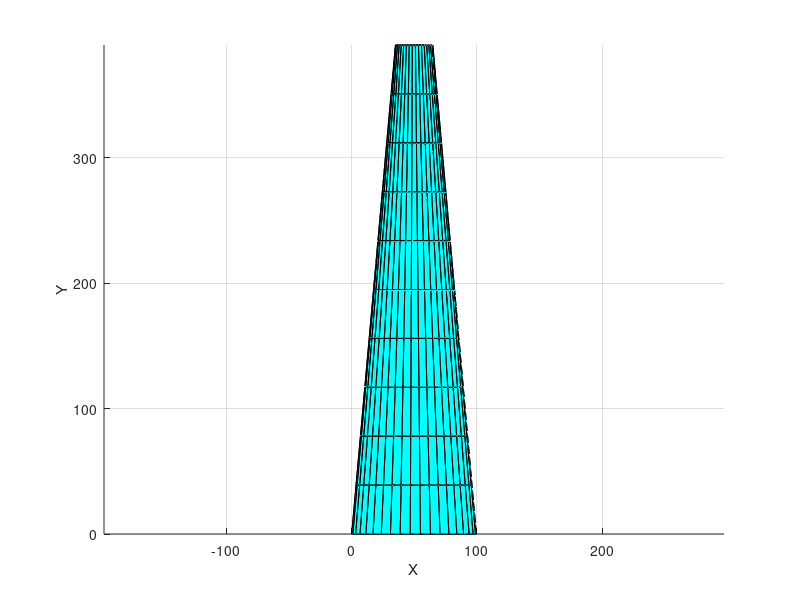

The MATLAB source for this figure:
% WingLoft Patch Plot
clear; close all; clc;

%% Vertices
V = [
99.5891 0 -7.83963
98.9077 0 -7.79933
96.8819 0 -7.67975
93.5669 0 -7.48544
89.0526 0 -7.22557
83.4616 0 -6.91462
76.9451 0 -6.57126
69.68 0 -6.21414
61.8641 0 -5.85555
53.712 0 -5.49412
45.4489 0 -5.11006
37.3045 0 -4.67482
29.4948 0 -4.25763
22.2391 0 -3.81078
15.7461 0 -3.24395
10.2022 0 -2.48415
5.76569 0 -1.48531
2.56219 0 -0.229865
0.681293 0 1.26835
0.136953 0 2.61321
1.06733 0 4.94123
3.28415 0 6.63911
6.78348 0 8.19837
11.461 0 9.49199
17.1802 0 10.4006
23.777 0 10.8213
31.0648 0 10.6797
38.8404 0 9.93825
46.894 0 8.63876
55.0204 0 6.95441
63.0031 0 4.98076
70.6294 0 2.81897
77.6969 0 0.58182
84.019 0 -1.6112
89.4298 0 -3.63702
93.7888 0 -5.37381
96.9839 0 -6.70943
98.9337 0 -7.55173
99.5891 0 -7.83963
96.1179 39 -2.72138
95.4844 39 -2.68834
93.601 39 -2.59028
90.519 39 -2.43098
86.3222 39 -2.21817
81.1243 39 -1.96427
75.066 39 -1.68541
68.3119 39 -1.39751
61.0458 39 -1.11063
53.467 39 -0.822231
45.785 39 -0.512851
38.2128 39 -0.154997
30.9518 39 0.189283
24.2054 39 0.564733
18.1672 39 1.05496
13.0102 39 1.72756
8.88117 39 2.62532
5.89696 39 3.76478
4.14083 39 5.13377
3.62737 39 6.37259
4.4808 39 8.51035
6.53249 39 10.0823
9.77703 39 11.5324
14.1181 39 12.744
19.4294 39 13.6068
25.5588 39 14.0256
32.3334 39 13.9313
39.5644 39 13.289
47.0566 39 12.1361
54.6184 39 10.6303
62.0481 39 8.85858
69.1474 39 6.91265
75.7277 39 4.89506
81.6148 39 2.91448
86.6542 39 1.08296
90.7144 39 -0.488516
93.6908 39 -1.69772
95.5073 39 -2.46058
96.1179 39 -2.72138
92.6467 78 2.39687
92.061 78 2.42265
90.3201 78 2.49918
87.4712 78 2.62348
83.5918 78 2.78923
78.787 78 2.98607
73.187 78 3.20045
66.9438 78 3.41911
60.2274 78 3.63428
53.222 78 3.84966
46.121 78 4.08436
39.1212 78 4.36482
32.4088 78 4.6362
26.1717 78 4.94025
20.5883 78 5.35386
15.8181 78 5.93927
11.9967 78 6.73595
9.23173 78 7.75942
7.60037 78 8.99918
7.11778 78 10.132
7.89428 78 12.0795
9.78082 78 13.5255
12.7706 78 14.8665
16.7751 78 15.9959
21.6785 78 16.8129
27.3406 78 17.2298
33.602 78 17.183
40.2884 78 16.6398
47.2192 78 15.6333
54.2164 78 14.3063
61.0931 78 12.7364
67.6654 78 11.0063
73.7584 78 9.2083
79.2107 78 7.44017
83.8785 78 5.80295
87.64 78 4.39678
90.3976 78 3.314
92.0808 78 2.63057
92.6467 78 2.39687
89.1754 117 7.51512
88.6377 117 7.53365
87.0392 117 7.58865
84.4234 117 7.67795
80.8614 117 7.79663
76.4497 117 7.93641
71.3079 117 8.0863
65.5757 117 8.23574
59.4091 117 8.37919
52.977 117 8.52155
46.457 117 8.68158
40.0295 117 8.88465
33.8658 117 9.08311
28.138 117 9.31576
23.0094 117 9.65277
18.6261 117 10.151
15.1121 117 10.8466
12.5665 117 11.7541
11.0599 117 12.8646
10.6082 117 13.8914
11.3078 117 15.6486
13.0292 117 16.9687
15.7641 117 18.2006
19.4322 117 19.2479
23.9276 117 20.019
29.1224 117 20.434
34.8706 117 20.4346
41.0125 117 19.9905
47.3819 117 19.1306
53.8144 117 17.9822
60.138 117 16.6142
66.1834 117 15.1
71.7892 117 13.5215
76.8065 117 11.9658
81.1029 117 10.5229
84.5655 117 9.28207
87.1045 117 8.32572
88.6544 117 7.72172
89.1754 117 7.51512
85.7042 156 12.6334
85.2144 156 12.6446
83.7583 156 12.6781
81.3756 156 12.7324
78.1309 156 12.804
74.1124 156 12.8868
69.4288 156 12.9722
64.2076 156 13.0524
58.5907 156 13.1241
52.7321 156 13.1934
46.7931 156 13.2788
40.9378 156 13.4045
35.3227 156 13.53
30.1042 156 13.6913
25.4305 156 13.9517
21.434 156 14.3627
18.2276 156 14.9572
15.9013 156 15.7487
14.5195 156 16.73
14.0986 156 17.6507
14.7212 156 19.2177
16.2775 156 20.4119
18.7577 156 21.5347
22.0893 156 22.4999
26.1768 156 23.2251
30.9043 156 23.6382
36.1392 156 23.6863
41.7365 156 23.3413
47.5445 156 22.6279
53.4125 156 21.6581
59.183 156 20.492
64.7014 156 19.1937
69.8199 156 17.8348
74.4024 156 16.4915
78.3272 156 15.2429
81.4911 156 14.1674
83.8114 156 13.3374
85.2279 156 12.8129
85.7042 156 12.6334
82.2329 195 17.7516
81.7911 195 17.7556
80.4774 195 17.7676
78.3278 195 17.7869
75.4005 195 17.8114
71.7751 195 17.8371
67.5498 195 17.858
62.8394 195 17.869
57.7723 195 17.869
52.4871 195 17.8653
47.1291 195 17.876
41.8462 195 17.9243
36.7797 195 17.9769
32.0705 195 18.0668
27.8516 195 18.2506
24.242 195 18.5744
21.3431 195 19.0678
19.236 195 19.7434
17.979 195 20.5954
17.589 195 21.4101
18.1347 195 22.7868
19.5258 195 23.8551
21.7512 195 24.8688
24.7464 195 25.7518
28.4259 195 26.4312
32.6861 195 26.8424
37.4078 195 26.9379
42.4606 195 26.692
47.7072 195 26.1252
53.0105 195 25.334
58.228 195 24.3699
63.2194 195 23.2874
67.8507 195 22.148
71.9982 195 21.0172
75.5516 195 19.9629
78.4167 195 19.0527
80.5183 195 18.3492
81.8015 195 17.904
82.2329 195 17.7516
78.7617 234 22.8699
78.3677 234 22.8666
77.1965 234 22.857
75.28 234 22.8413
72.6701 234 22.8188
69.4378 234 22.7874
65.6707 234 22.7439
61.4713 234 22.6856
56.954 234 22.6139
52.2421 234 22.5372
47.4652 234 22.4732
42.7545 234 22.4441
38.2367 234 22.4239
34.0368 234 22.4423
30.2727 234 22.5495
27.0499 234 22.7861
24.4586 234 23.1785
22.5708 234 23.738
21.4385 234 24.4608
21.0794 234 25.1695
21.5482 234 26.3559
22.7742 234 27.2983
24.7447 234 28.2029
27.4034 234 29.0038
30.675 234 29.6373
34.4679 234 30.0466
38.6765 234 30.1896
43.1846 234 30.0428
47.8698 234 29.6225
52.6085 234 29.01
57.273 234 28.2477
61.7374 234 27.3811
65.8815 234 26.4613
69.5941 234 25.5429
72.7759 234 24.6829
75.3423 234 23.938
77.2252 234 23.3609
78.375 234 22.9952
78.7617 234 22.8699
75.2905 273 27.9881
74.9444 273 27.9776
73.9156 273 27.9465
72.2322 273 27.8958
69.9397 273 27.8262
67.1005 273 27.7378
63.7917 273 27.6297
60.1032 273 27.5022
56.1356 273 27.3589
51.9972 273 27.2091
47.8012 273 27.0704
43.6629 273 26.9639
39.6937 273 26.8708
36.0031 273 26.8178
32.6938 273 26.8484
29.8579 273 26.9978
27.5741 273 27.2891
25.9056 273 27.7326
24.8981 273 28.3263
24.5698 273 28.9289
24.9617 273 29.925
26.0225 273 30.7415
27.7383 273 31.5369
30.0605 273 32.2558
32.9242 273 32.8434
36.2497 273 33.2508
39.9451 273 33.4413
43.9086 273 33.3935
48.0324 273 33.1198
52.2066 273 32.6859
56.318 273 32.1255
60.2554 273 31.4747
63.9122 273 30.7745
67.1899 273 30.0686
70.0003 273 29.4029
72.2678 273 28.8233
73.9321 273 28.3726
74.9486 273 28.0863
75.2905 273 27.9881
71.8192 312 33.1064
71.5211 312 33.0886
70.6348 312 33.036
69.1843 312 32.9503
67.2092 312 32.8336
64.7632 312 32.6881
61.9126 312 32.5156
58.7351 312 32.3189
55.3173 312 32.1038
51.7522 312 31.881
48.1373 312 31.6676
44.5712 312 31.4838
41.1507 312 31.3177
37.9694 312 31.1933
35.1149 312 31.1473
32.6658 312 31.2095
30.6896 312 31.3997
29.2403 312 31.7273
28.3576 312 32.1917
28.0603 312 32.6883
28.3751 312 33.4942
29.2708 312 34.1847
30.7318 312 34.871
32.7176 312 35.5077
35.1733 312 36.0495
38.0315 312 36.4551
41.2137 312 36.6929
44.6327 312 36.7443
48.1951 312 36.6171
51.8046 312 36.3618
55.363 312 36.0033
58.7734 312 35.5684
61.943 312 35.0877
64.7858 312 34.5943
67.2246 312 34.1229
69.1934 312 33.7085
70.6389 312 33.3843
71.5222 312 33.1775
71.8192 312 33.1064
68.348 351 38.2246
68.0978 351 38.1996
67.3539 351 38.1254
66.1365 351 38.0047
64.4788 351 37.841
62.4259 351 37.6385
60.0335 351 37.4014
57.367 351 37.1355
54.4989 351 36.8487
51.5072 351 36.5529
48.4733 351 36.2649
45.4796 351 36.0036
42.6076 351 35.7646
39.9356 351 35.5688
37.536 351 35.4462
35.4738 351 35.4212
33.805 351 35.5104
32.5751 351 35.7219
31.8172 351 36.0571
31.5507 351 36.4477
31.7886 351 37.0633
32.5192 351 37.6279
33.7254 351 38.2051
35.3747 351 38.7597
37.4224 351 39.2556
39.8133 351 39.6593
42.4823 351 39.9446
45.3567 351 40.0951
48.3577 351 40.1144
51.4026 351 40.0377
54.408 351 39.8811
57.2913 351 39.6621
59.9737 351 39.401
62.3816 351 39.1199
64.449 351 38.8428
66.119 351 38.5938
67.3458 351 38.396
68.0957 351 38.2686
68.348 351 38.2246
64.8767 390 43.3429
64.6744 390 43.3106
64.073 390 43.2149
63.0887 390 43.0592
61.7484 390 42.8485
60.0886 390 42.5888
58.1545 390 42.2873
55.9989 390 41.9521
53.6805 390 41.5936
51.2623 390 41.2248
48.8094 390 40.8621
46.3879 390 40.5234
44.0646 390 40.2115
41.9019 390 39.9443
39.9571 390 39.7451
38.2817 390 39.6329
36.9205 390 39.621
35.9099 390 39.7166
35.2767 390 39.9225
35.0411 390 40.207
35.2021 390 40.6324
35.7675 390 41.0711
36.7189 390 41.5392
38.0317 390 42.0117
39.6716 390 42.4617
41.5951 390 42.8635
43.7509 390 43.1962
46.0807 390 43.4458
48.5204 390 43.6117
51.0007 390 43.7137
53.453 390 43.759
55.8093 390 43.7558
58.0045 390 43.7142
59.9775 390 43.6456
61.6733 390 43.5628
63.0446 390 43.4791
64.0527 390 43.4077
64.6693 390 43.3598
64.8767 390 43.3429
64.8767 390 43.3429
64.6718 390 43.3352
64.0628 390 43.3113
63.0666 390 43.2692
61.7109 390 43.2056
60.033 390 43.1172
58.0795 390 43.0008
55.9041 390 42.8539
53.5667 390 42.6763
51.1315 390 42.4692
48.6649 390 42.2369
46.2343 390 41.9846
43.9078 390 41.7039
41.7485 390 41.4039
39.8143 390 41.1034
38.1567 390 40.8223
36.8197 390 40.5801
35.8387 390 40.3938
35.2394 390 40.2774
35.0411 390 40.207
35.2394 390 40.2774
35.8387 390 40.3938
36.8197 390 40.5801
38.1567 390 40.8223
39.8143 390 41.1034
41.7485 390 41.4039
43.9078 390 41.7039
46.2343 390 41.9846
48.6649 390 42.2369
51.1315 390 42.4692
53.5667 390 42.6763
55.9041 390 42.8539
58.0795 390 43.0008
60.033 390 43.1172
61.7109 390 43.2056
63.0666 390 43.2692
64.0628 390 43.3113
64.6718 390 43.3352
64.8767 390 43.3429
];

%% Faces
F = [
1 2 41 40 
2 3 42 41 
3 4 43 42 
4 5 44 43 
5 6 45 44 
6 7 46 45 
7 8 47 46 
8 9 48 47 
9 10 49 48 
10 11 50 49 
11 12 51 50 
12 13 52 51 
13 14 53 52 
14 15 54 53 
15 16 55 54 
16 17 56 55 
17 18 57 56 
18 19 58 57 
19 20 59 58 
20 21 60 59 
21 22 61 60 
22 23 62 61 
23 24 63 62 
24 25 64 63 
25 26 65 64 
26 27 66 65 
27 28 67 66 
28 29 68 67 
29 30 69 68 
30 31 70 69 
31 32 71 70 
32 33 72 71 
33 34 73 72 
34 35 74 73 
35 36 75 74 
36 37 76 75 
37 38 77 76 
38 39 78 77 
40 41 80 79 
41 42 81 80 
42 43 82 81 
43 44 83 82 
44 45 84 83 
45 46 85 84 
46 47 86 85 
47 48 87 86 
48 49 88 87 
49 50 89 88 
50 51 90 89 
51 52 91 90 
52 53 92 91 
53 54 93 92 
54 55 94 93 
55 56 95 94 
56 57 96 95 
57 58 97 96 
58 59 98 97 
59 60 99 98 
60 61 100 99 
61 62 101 100 
62 63 102 101 
63 64 103 102 
64 65 104 103 
65 66 105 104 
66 67 106 105 
67 68 107 106 
68 69 108 107 
69 70 109 108 
70 71 110 109 
71 72 111 110 
72 73 112 111 
73 74 113 112 
74 75 114 113 
75 76 115 114 
76 77 116 115 
77 78 117 116 
79 80 119 118 
80 81 120 119 
81 82 121 120 
82 83 122 121 
83 84 123 122 
84 85 124 123 
85 86 125 124 
86 87 126 125 
87 88 127 126 
88 89 128 127 
89 90 129 128 
90 91 130 129 
91 92 131 130 
92 93 132 131 
93 94 133 132 
94 95 134 133 
95 96 135 134 
96 97 136 135 
97 98 137 136 
98 99 138 137 
99 100 139 138 
100 101 140 139 
101 102 141 140 
102 103 142 141 
103 104 143 142 
104 105 144 143 
105 106 145 144 
106 107 146 145 
107 108 147 146 
108 109 148 147 
109 110 149 148 
110 111 150 149 
111 112 151 150 
112 113 152 151 
113 114 153 152 
114 115 154 153 
115 116 155 154 
116 117 156 155 
118 119 158 157 
119 120 159 158 
120 121 160 159 
121 122 161 160 
122 123 162 161 
123 124 163 162 
124 125 164 163 
125 126 165 164 
126 127 166 165 
127 128 167 166 
128 129 168 167 
129 130 169 168 
130 131 170 169 
131 132 171 170 
132 133 172 171 
133 134 173 172 
134 135 174 173 
135 136 175 174 
136 137 176 175 
137 138 177 176 
138 139 178 177 
139 140 179 178 
140 141 180 179 
141 142 181 180 
142 143 182 181 
143 144 183 182 
144 145 184 183 
145 146 185 184 
146 147 186 185 
147 148 187 186 
148 149 188 187 
149 150 189 188 
150 151 190 189 
151 152 191 190 
152 153 192 191 
153 154 193 192 
154 155 194 193 
155 156 195 194 
157 158 197 196 
158 159 198 197 
159 160 199 198 
160 161 200 199 
161 162 201 200 
162 163 202 201 
163 164 203 202 
164 165 204 203 
165 166 205 204 
166 167 206 205 
167 168 207 206 
168 169 208 207 
169 170 209 208 
170 171 210 209 
171 172 211 210 
172 173 212 211 
173 174 213 212 
174 175 214 213 
175 176 215 214 
176 177 216 215 
177 178 217 216 
178 179 218 217 
179 180 219 218 
180 181 220 219 
181 182 221 220 
182 183 222 221 
183 184 223 222 
184 185 224 223 
185 186 225 224 
186 187 226 225 
187 188 227 226 
188 189 228 227 
189 190 229 228 
190 191 230 229 
191 192 231 230 
192 193 232 231 
193 194 233 232 
194 195 234 233 
196 197 236 235 
197 198 237 236 
198 199 238 237 
199 200 239 238 
200 201 240 239 
201 202 241 240 
202 203 242 241 
203 204 243 242 
204 205 244 243 
205 206 245 244 
206 207 246 245 
207 208 247 246 
208 209 248 247 
209 210 249 248 
210 211 250 249 
211 212 251 250 
212 213 252 251 
213 214 253 252 
214 215 254 253 
215 216 255 254 
216 217 256 255 
217 218 257 256 
218 219 258 257 
219 220 259 258 
220 221 260 259 
221 222 261 260 
222 223 262 261 
223 224 263 262 
224 225 264 263 
225 226 265 264 
226 227 266 265 
227 228 267 266 
228 229 268 267 
229 230 269 268 
230 231 270 269 
231 232 271 270 
232 233 272 271 
233 234 273 272 
235 236 275 274 
236 237 276 275 
237 238 277 276 
238 239 278 277 
239 240 279 278 
240 241 280 279 
241 242 281 280 
242 243 282 281 
243 244 283 282 
244 245 284 283 
245 246 285 284 
246 247 286 285 
247 248 287 286 
248 249 288 287 
249 250 289 288 
250 251 290 289 
251 252 291 290 
252 253 292 291 
253 254 293 292 
254 255 294 293 
255 256 295 294 
256 257 296 295 
257 258 297 296 
258 259 298 297 
259 260 299 298 
260 261 300 299 
261 262 301 300 
262 263 302 301 
263 264 303 302 
264 265 304 303 
265 266 305 304 
266 267 306 305 
267 268 307 306 
268 269 308 307 
269 270 309 308 
270 271 310 309 
271 272 311 310 
272 273 312 311 
274 275 314 313 
275 276 315 314 
276 277 316 315 
277 278 317 316 
278 279 318 317 
279 280 319 318 
280 281 320 319 
281 282 321 320 
282 283 322 321 
283 284 323 322 
284 285 324 323 
285 286 325 324 
286 287 326 325 
287 288 327 326 
288 289 328 327 
289 290 329 328 
290 291 330 329 
291 292 331 330 
292 293 332 331 
293 294 333 332 
294 295 334 333 
295 296 335 334 
296 297 336 335 
297 298 337 336 
298 299 338 337 
299 300 339 338 
300 301 340 339 
301 302 341 340 
302 303 342 341 
303 304 343 342 
304 305 344 343 
305 306 345 344 
306 307 346 345 
307 308 347 346 
308 309 348 347 
309 310 349 348 
310 311 350 349 
311 312 351 350 
313 314 353 352 
314 315 354 353 
315 316 355 354 
316 317 356 355 
317 318 357 356 
318 319 358 357 
319 320 359 358 
320 321 360 359 
321 322 361 360 
322 323 362 361 
323 324 363 362 
324 325 364 363 
325 326 365 364 
326 327 366 365 
327 328 367 366 
328 329 368 367 
329 330 369 368 
330 331 370 369 
331 332 371 370 
332 333 372 371 
333 334 373 372 
334 335 374 373 
335 336 375 374 
336 337 376 375 
337 338 377 376 
338 339 378 377 
339 340 379 378 
340 341 380 379 
341 342 381 380 
342 343 382 381 
343 344 383 382 
344 345 384 383 
345 346 385 384 
346 347 386 385 
347 348 387 386 
348 349 388 387 
349 350 389 388 
350 351 390 389 
352 353 392 391 
353 354 393 392 
354 355 394 393 
355 356 395 394 
356 357 396 395 
357 358 397 396 
358 359 398 397 
359 360 399 398 
360 361 400 399 
361 362 401 400 
362 363 402 401 
363 364 403 402 
364 365 404 403 
365 366 405 404 
366 367 406 405 
367 368 407 406 
368 369 408 407 
369 370 409 408 
370 371 410 409 
371 372 411 410 
372 373 412 411 
373 374 413 412 
374 375 414 413 
375 376 415 414 
376 377 416 415 
377 378 417 416 
378 379 418 417 
379 380 419 418 
380 381 420 419 
381 382 421 420 
382 383 422 421 
383 384 423 422 
384 385 424 423 
385 386 425 424 
386 387 426 425 
387 388 427 426 
388 389 428 427 
389 390 429 428 
391 392 431 430 
392 393 432 431 
393 394 433 432 
394 395 434 433 
395 396 435 434 
396 397 436 435 
397 398 437 436 
398 399 438 437 
399 400 439 438 
400 401 440 439 
401 402 441 440 
402 403 442 441 
403 404 443 442 
404 405 444 443 
405 406 445 444 
406 407 446 445 
407 408 447 446 
408 409 448 447 
409 410 449 448 
410 411 450 449 
411 412 451 450 
412 413 452 451 
413 414 453 452 
414 415 454 453 
415 416 455 454 
416 417 456 455 
417 418 457 456 
418 419 458 457 
419 420 459 458 
420 421 460 459 
421 422 461 460 
422 423 462 461 
423 424 463 462 
424 425 464 463 
425 426 465 464 
426 427 466 465 
427 428 467 466 
428 429 468 467 
];

%% Patch Plot
p = patch('Vertices', V, 'Faces', F, 'FaceColor', [0,1,1], 'FaceLighting', 'Gouraud');
axis equal;
grid on;
xlabel('X');
ylabel('Y');
zlabel('Z');
